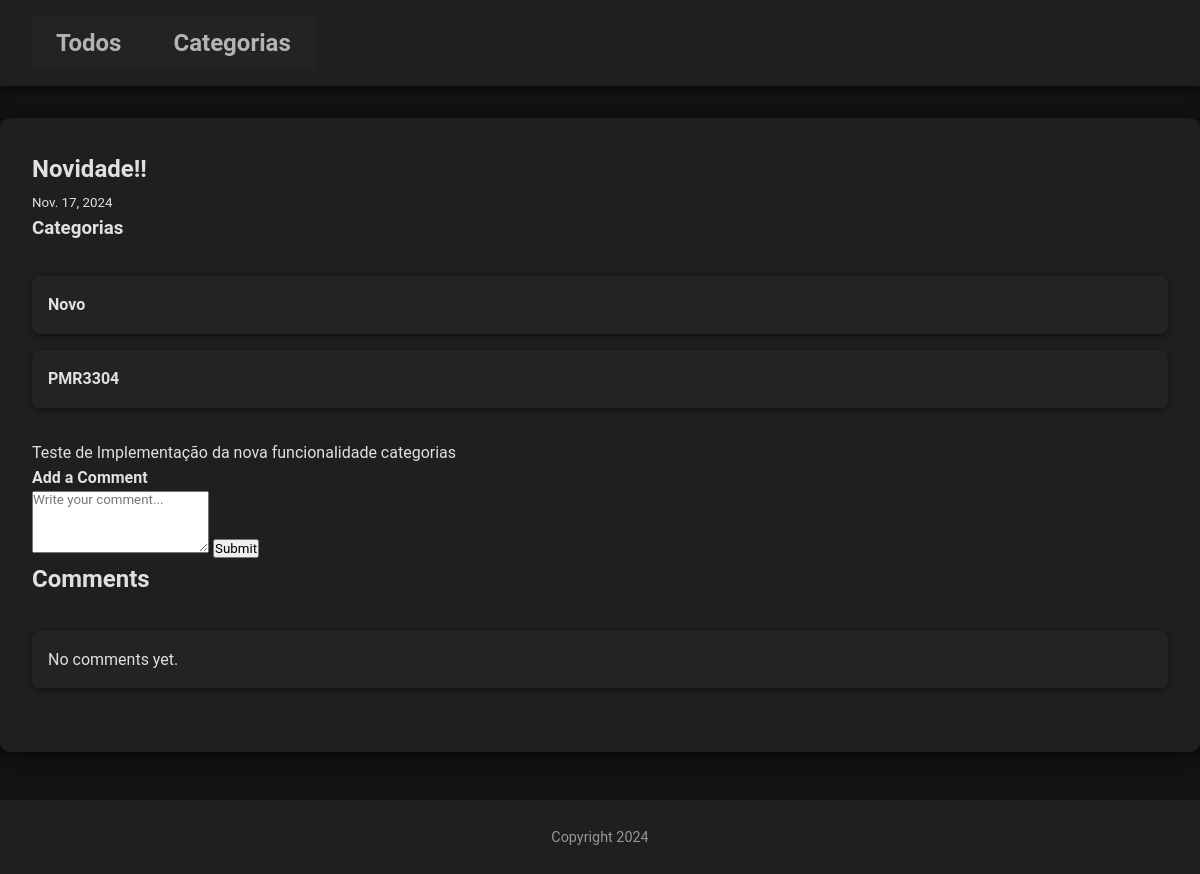
Screenshot of /17/ with the database file from the repository.
### blog/models.py (models this page shows, shortened)
class Post(models.Model):
    title = models.CharField(max_length=255)
    body = models.TextField()
    created_on = models.DateTimeField(auto_now_add=True)
    last_modified = models.DateTimeField(auto_now=True)
    categories = models.ManyToManyField(Category, related_name='posts')

class Category(models.Model):
    name = models.CharField(max_length=100, unique=True)
    def get_absolute_url(self):
        from django.urls import reverse
        return reverse('category_detail', kwargs={'pk': self.pk})

### blog/views.py (the view)
# urls.py: path('<int:pk>/', PostDetailView.as_view(), name='post_detail'),
class PostDetailView(DetailView):
    model = Post
    template_name = 'post_detail.html'
    context_object_name = 'post'
    def get_context_data(self, **kwargs):
        context = super().get_context_data(**kwargs)
        context['comments'] = self.object.comments.all()  # Exibe todos os comentários associados ao post
        return context
    def post(self, request, *args, **kwargs):
        self.object = self.get_object()
        body = request.POST.get('body')  # Captura o texto do comentário enviado no campo 'body'
        if body:  # Se o corpo do comentário não estiver vazio
            comment = Comment(post=self.object, body=body)
            if request.user.is_authenticated:
                comment.author = request.user  # Se o usuário estiver autenticado, associa o comentário a ele
            comment.save()
        return redirect('post_detail', pk=self.object.pk)  # Redireciona para a página do post

### blog/templates/post_detail.html (shortened to what this page needs)
{% extends 'base.html' %}
{% block content %}
    {% block page_title %}
        <h2>{{ post.title }}</h2>
    {% endblock page_title %}
    {% block page_content %}
        <small>
            {{ post.created_on.date }}
        </small>
        <h3>Categorias</h3>
        <ul>
            {% for category in post.categories.all %}
                <li><a href="{{ category.get_absolute_url }}">{{ category.name }}</a></li>
            {% empty %}
             <li>Sem categorias.</li>
            {% endfor %}
        </ul>
        <p>{{ post.body | linebreaks }}</p>
    {% endblock page_content %}
    <h4>Add a Comment</h4>
    <form method="post">
        <textarea name="body" rows="4" placeholder="Write your comment..."></textarea>
        <button type="submit">Submit</button>
    </form>
    <h2>Comments</h2>
    <ul>
        {% for comment in comments %}
            <li>
                <p><strong>{{ comment.display_author }}</strong></p>
                <p>{{ comment.body }}</p>
                <p>Posted at: {{ comment.created_at }}</p>
            </li>
        {% empty %}
            <li>No comments yet.</li>
        {% endfor %}
    </ul>
{% endblock content %}

### static/css/style.css (style rules this page uses)
* { margin: 0; padding: 0; box-sizing: border-box; font-family: 'Roboto', Arial, sans-serif; }
body { background-color: #121212; color: #e0e0e0; line-height: 1.6; font-size: 16px; }
#conteiner-principal ul { list-style: none; margin: 2rem 0; padding: 0; gap: 1rem; display: flex; flex-direction: column; }
#conteiner-principal ul li { background: #232323; padding: 1rem; border-radius: 8px; display: flex; justify-content: space-between; align-items: center; box-shadow: 0 2px 6px rgba(0, 0, 0, 0.5); transition: transform 0.2s ease; }
#conteiner-principal ul li a { text-decoration: none; color: #e0e0e0; font-weight: bold; transition: color 0.3s ease; }

### rows the page displays
Post: title "Novidade!!", created_on "Nov. 17, 2024", body "Teste de Implementação da nova funcionalidade categorias"
Category: name "Novo"
Category: name "PMR3304"
